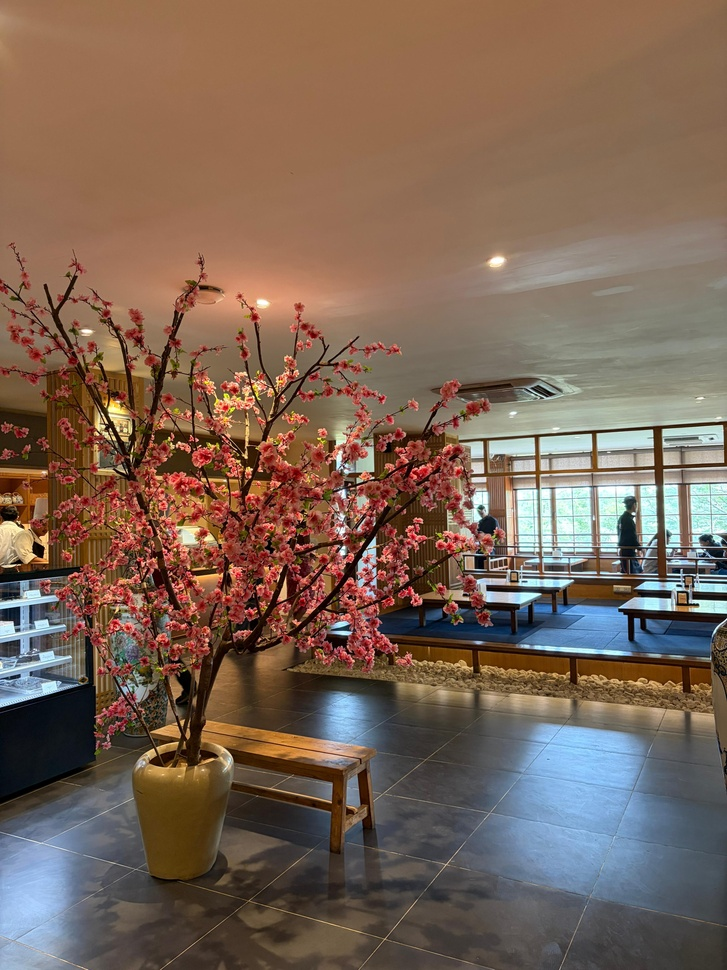
#> input picture data/real/0c321802-ac51-44d1-8322-aefae4f3af7a.JPG, 727 x 970 px, shrunk from 3120 x 4160 before the run
$ python -i texture.py   (imports and definitions only)   (older library calls are emulated)
#> lines starting #> are read from the running program, lines starting #| are printed output that depends on the picture; after the words box and inside, x2 and y2 are one past the last pixel; in counts of white or black regions, pixels touching at a corner belong together
### utils/preprocessing.py
from __future__ import annotations
import cv2
import numpy as np

def normalizeImage(img: np.ndarray)-> np.ndarray: #  Normalize image to range [0,1].
    return img.astype(np.float32) / 255.0

def equalizeHistogram(gray: np.ndarray)-> np.ndarray: # Equalize histogram of grayscale image.
    return cv2.equalizeHist(gray)

def gaussianBlur(img: np.ndarray, kernel: int = 3,) -> np.ndarray: # for edge detection + noise reduction
    return cv2.GaussianBlur(img,(kernel, kernel),0,)


def splitPatches(img: np.ndarray, rows: int = 6, cols: int = 6,)-> list[np.ndarray]: # image --> grids
    h, w = img.shape[:2]

    pH = h // rows
    pW = w // cols

    patches = []

    for i in range(rows):
        for j in range(cols):

            y1 = i * pH
            y2 = (i + 1) * pH

            x1 = j * pW
            x2 = (j + 1) * pW

            patches.append(img[y1:y2, x1:x2])
    return patches


def imageEntropy(gray: np.ndarray)-> float:
    hist = cv2.calcHist([gray],[0],None,[256],[0, 256],)
    hist = hist.ravel()
    prob = hist / np.sum(hist)
    prob = prob[prob > 0]
    entropy = -np.sum(prob * np.log2(prob))
    return float(entropy)

def imageContrast(gray: np.ndarray)-> float: # Standard deviation of intensity.
    return float(np.std(gray))


# [5 lines left out: function cropBorder, not called in this run]

### evidence/texture.py
from __future__ import annotations

import cv2
import numpy as np
from skimage.feature import local_binary_pattern
from utils.preprocessing import ( imageEntropy, splitPatches,)

def computeLBP(gray: np.ndarray, radius: int = 2, points: int = 16,) -> np.ndarray: # Compute Local Binary Pattern image.
    lbp = local_binary_pattern(gray,points,radius,method="uniform",)
    return lbp

def lbpUniformity(lbp: np.ndarray,) -> float:
    hist, _ = np.histogram(lbp.ravel(),bins=np.arange(20),density=True,)
    return float(hist.max())

def edgeDensity(gray: np.ndarray,) -> float:
    edges = cv2.Canny(gray, 100, 200)

    return float(
        np.count_nonzero(edges)
        / edges.size
    )

def localVariance(gray: np.ndarray,) -> float:
    patches = splitPatches(gray, rows=6, cols=6,)
    variances = []
    for patch in patches:
        variances.append(np.var(patch))

    return float(np.mean(variances))

def gradientStrength(gray: np.ndarray,) -> float:
    gx = cv2.Sobel(gray, cv2.CV_64F, 1, 0,)
    gy = cv2.Sobel(gray, cv2.CV_64F, 0, 1,)
    grad = np.sqrt(gx**2 + gy**2)

    return float(grad.mean())

def textureEvidence(gray: np.ndarray,):
    lbp = computeLBP(gray)
    uniformity = lbpUniformity(lbp)
    entropy = imageEntropy(gray)
    edge = edgeDensity(gray)
    variance = localVariance(gray)
    gradient = gradientStrength(gray)
    confidence = np.mean([uniformity, min(edge * 5, 1), min(gradient / 50, 1),])

    return {
        "confidence": float(confidence),
        "features": {
            "lbp_uniformity": float(uniformity),
            "entropy": float(entropy),
            "edge_density": float(edge),
            "local_variance": float(variance),
            "gradient_strength": float(gradient),
        },
    }

>>> import cv2
>>> picture = cv2.imread('../data/real/0c321802-ac51-44d1-8322-aefae4f3af7a.JPG', cv2.IMREAD_GRAYSCALE)
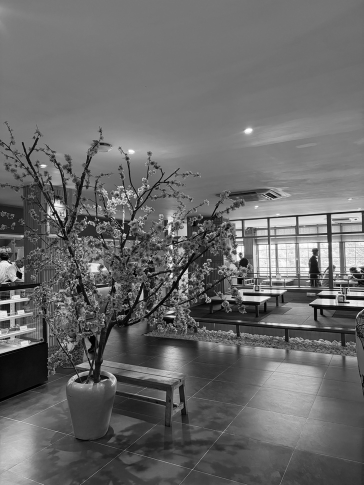
#> picture: shape (970, 727) (shown at 1/2 size); min 0, max 255, mean 105.4
>>> result = textureEvidence(picture)
#> in computeLBP, `lbp = local_binary_pattern(gray,points,radius,method="uniform",)`:
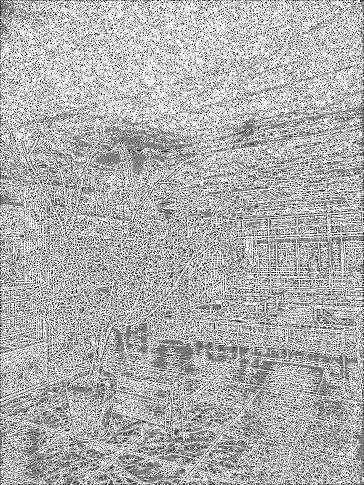
#> lbp: shape (970, 727) float64 (shown at 1/2 size); min 0, max 17, mean 11.84; drawn with min black and max white
#> in lbpUniformity, `hist, _ = np.histogram(lbp.ravel(),bins=np.arange(20),density=True,)`: hist = 19 values, max 0.331 at index 17, min 0 at index 18, mean 0.0526
#> in textureEvidence, `uniformity = lbpUniformity(lbp)`: uniformity = 0.331
#> in imageEntropy, `hist = cv2.calcHist([gray],[0],None,[256],[0, 256],)`: hist = 256 values, max 30345 at index 118, min 150 at index 253, mean 2754.6
#> in imageEntropy, `prob = hist / np.sum(hist)`: prob = 256 values, max 0.043 at index 118, min 0.000213 at index 253, mean 0.00391
#> in imageEntropy, `entropy = -np.sum(prob * np.log2(prob))`: entropy = 7.21
#> in edgeDensity, `edges = cv2.Canny(gray, 100, 200)`:
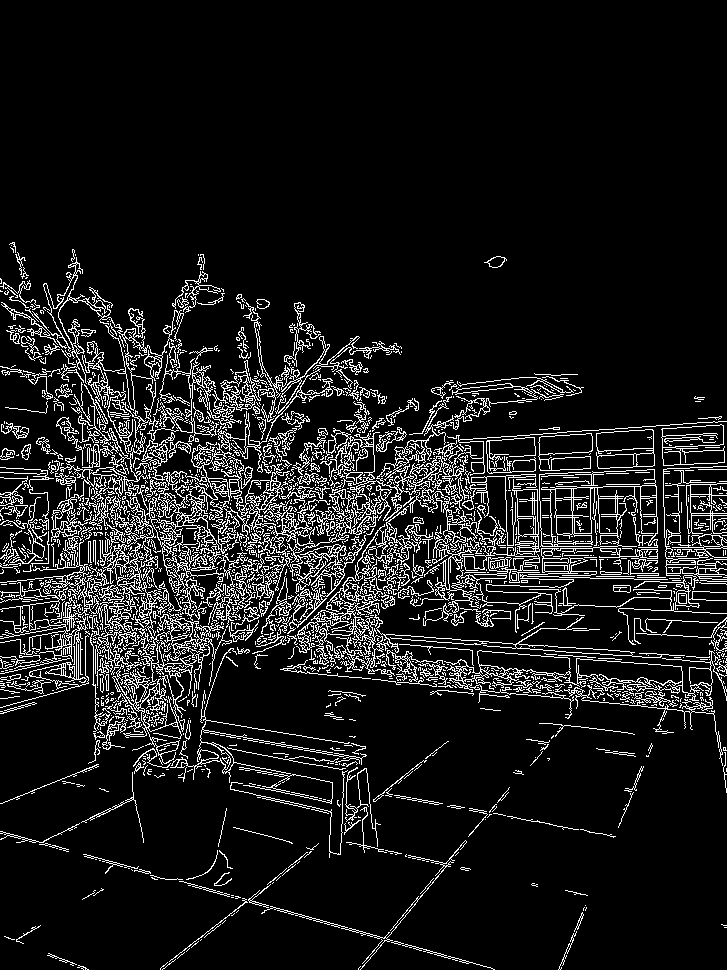
#> edges: shape (970, 727); 10.1% white in thin lines or dots, all inside (x1, y1, x2, y2) = (0, 242, 727, 970)
#> in textureEvidence, `edge = edgeDensity(gray)`: edge = 0.101
#> after the loop in splitPatches, `for i in range(rows):`: patches = 36 items
#> the loop in localVariance, `for patch in patches:` made 36 passes
#> after the loop in localVariance, `for patch in patches:`: variances = 36 values, max 6297.1 at index 23, min 0.946 at index 2, mean 1410.6
#> in textureEvidence, `variance = localVariance(gray)`: variance = 1410.6
#> in gradientStrength, `gx = cv2.Sobel(gray, cv2.CV_64F, 1, 0,)`:
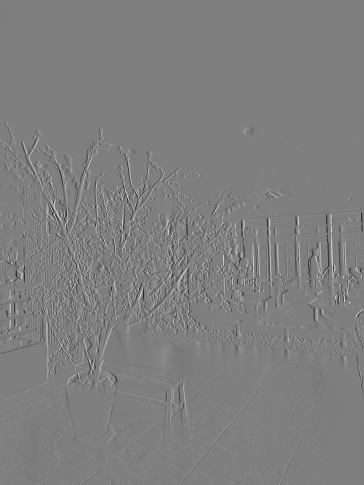
#> gx: shape (970, 727) float64 (shown at 1/2 size); min -867, max 874, mean -0.1; drawn with min black and max white
#> in gradientStrength, `gy = cv2.Sobel(gray, cv2.CV_64F, 0, 1,)`:
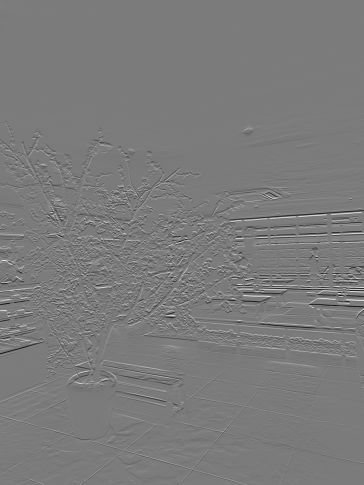
#> gy: shape (970, 727) float64 (shown at 1/2 size); min -917, max 977, mean -0.3; drawn with min black and max white
#> in gradientStrength, `grad = np.sqrt(gx**2 + gy**2)`:
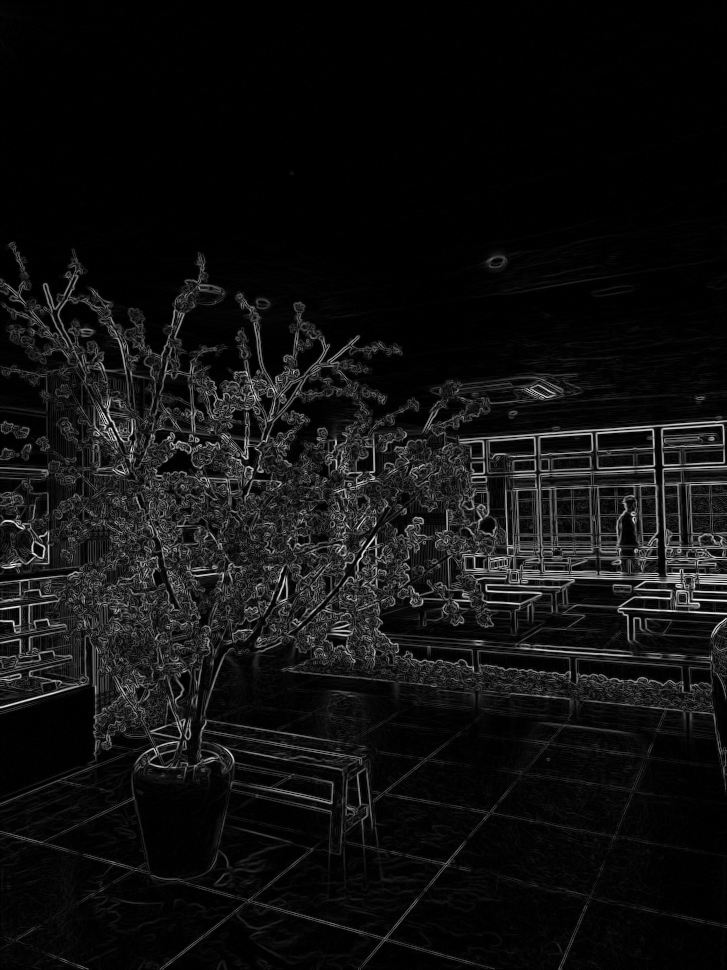
#> grad: shape (970, 727) float64; min 0, max 980.4, mean 64.8; drawn with min black and max white
#> in textureEvidence, `gradient = gradientStrength(gray)`: gradient = 64.77
#> in textureEvidence, `confidence = np.mean([uniformity, min(edge * 5, 1), min(gradient / 50,..`: confidence = 0.612
#> result = 2 items

$ run again, on data/real/14abeece-e846-4b83-bfd9-c47ade1bc2cb.JPG
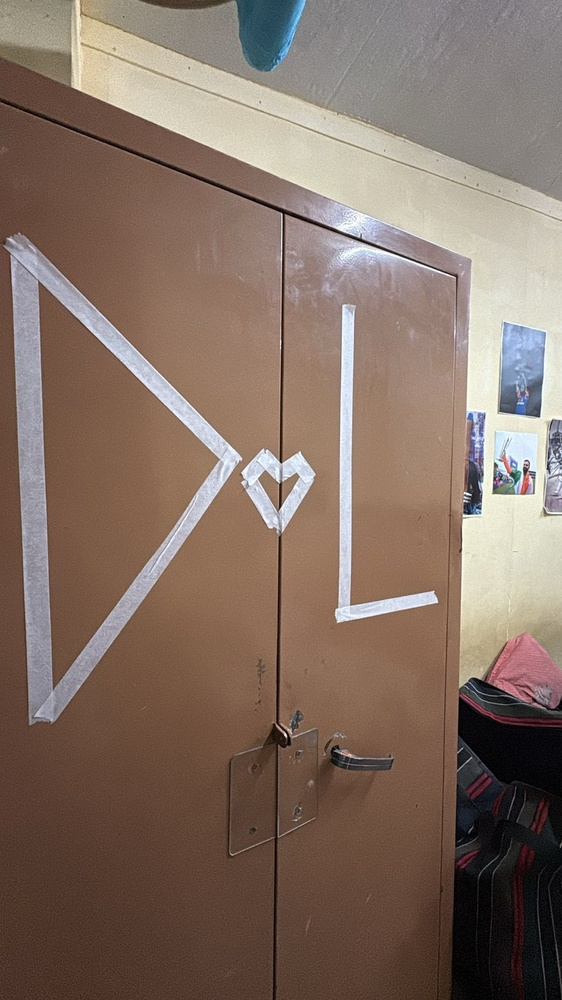
#> input picture data/real/14abeece-e846-4b83-bfd9-c47ade1bc2cb.JPG, 562 x 1000 px, shrunk from 900 x 1600 before the run
#> in lbpUniformity, `hist, _ = np.histogram(lbp.ravel(),bins=np.arange(20),density=True,)`: hist = 19 values, max 0.472 at index 17, min 0 at index 18, mean 0.0526
#> uniformity = 0.472
#> in imageEntropy, `hist = cv2.calcHist([gray],[0],None,[256],[0, 256],)`: hist = 256 values, max 7605 at index 133, min 79 at index 254, mean 2195.3
#> prob = 256 values, max 0.0135 at index 133, min 0.000141 at index 254, mean 0.00391
#> in imageEntropy, `entropy = -np.sum(prob * np.log2(prob))`: entropy = 7.52
#> in edgeDensity, `edges = cv2.Canny(gray, 100, 200)`:
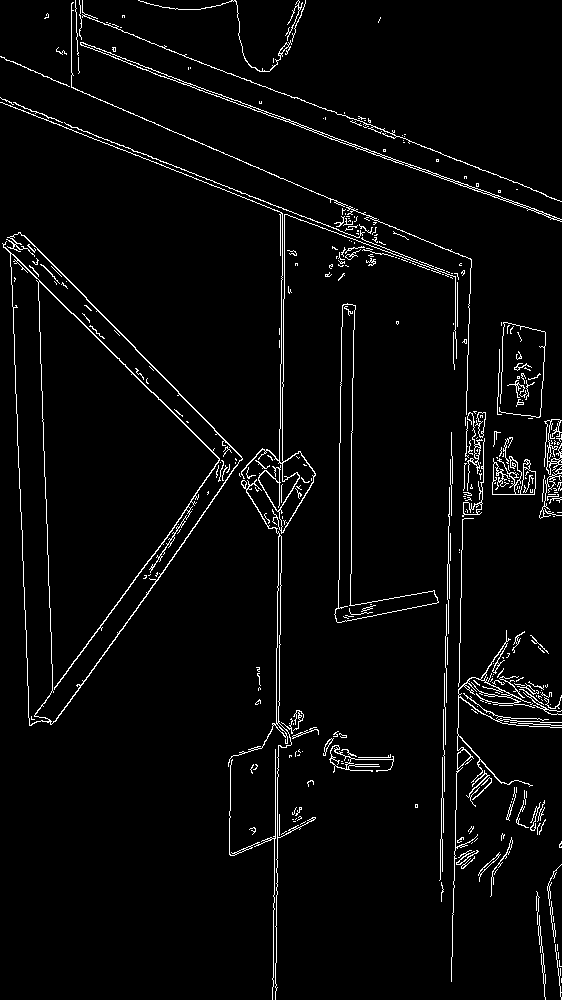
#> edges: shape (1000, 562); 3.5% white in thin lines or dots
#> edge = 0.0352
#> after the loop in splitPatches, `for i in range(rows):`: patches = 36 items
#> the loop in localVariance, `for patch in patches:` made 36 passes
#> after the loop in localVariance, `for patch in patches:`: variances = 36 values, max 3201.4 at index 17, min 28.66 at index 30, mean 960.9
#> variance = 960.9
#> in gradientStrength, `grad = np.sqrt(gx**2 + gy**2)`:
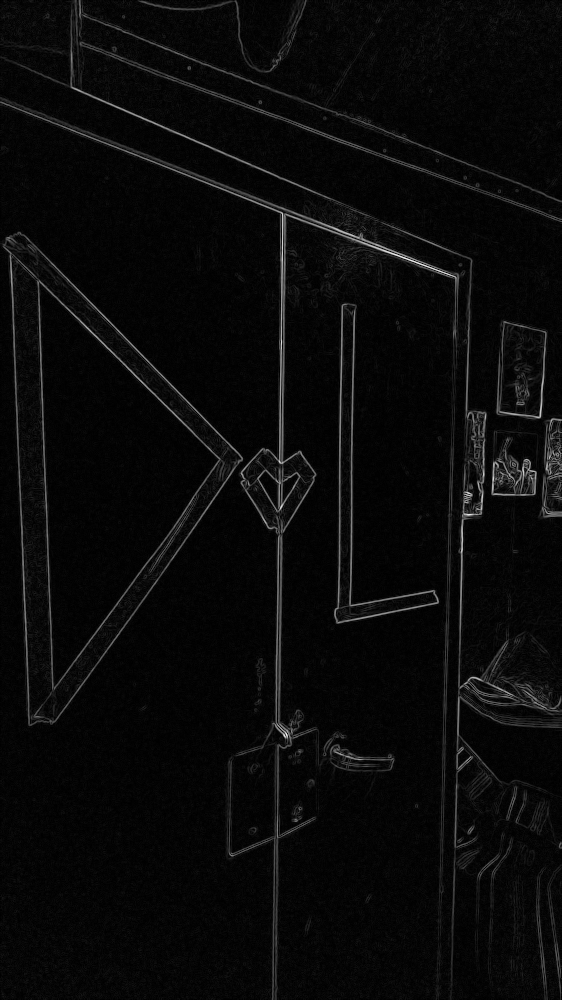
#> grad: shape (1000, 562) float64; min 0, max 990.2, mean 38.7; drawn with min black and max white
#> gradient = 38.69
#> confidence = 0.474
#> result = 2 items
